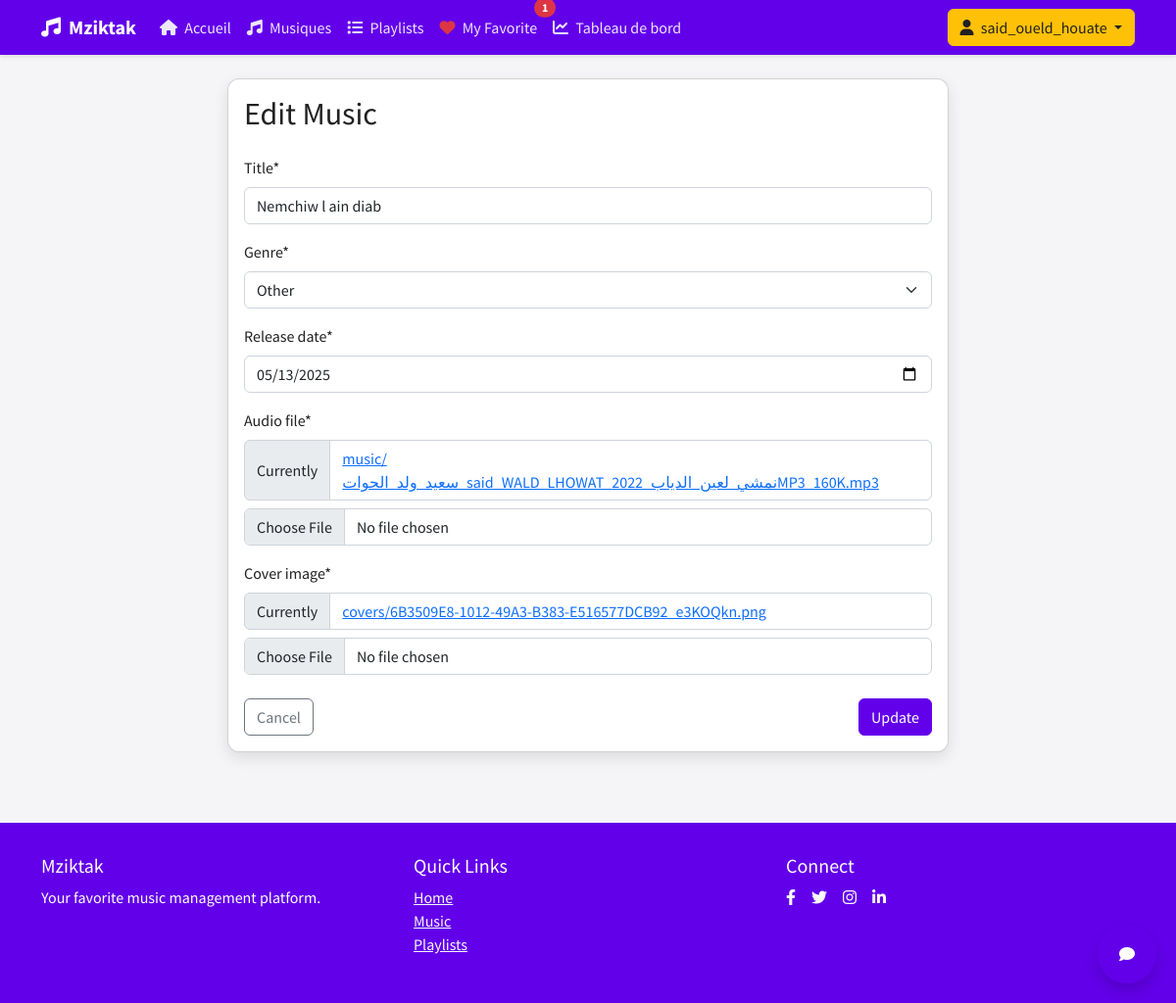
/music/edit/4/ (signed in), run on the app's committed database.
### users/models.py (models this page shows, shortened)
class CustomUser(AbstractUser):
    REGULAR_USER = 'regular'
    ARTIST = 'artist'
    ADMIN = 'admin'
    USER_TYPE_CHOICES = [
        (REGULAR_USER, 'Regular User'),
        (ARTIST, 'Artist'),
        (ADMIN, 'Administrator'),
    ]
    user_type = models.CharField(
        max_length=10,
        choices=USER_TYPE_CHOICES,
        default=REGULAR_USER
    )
    profile_image = models.ImageField(
        upload_to='profile_images/',
        default='profile_images/default.png'
    )
    def is_artist(self):
        return self.user_type == self.ARTIST
    def is_admin(self):
        return self.user_type == self.ADMIN

### music_app/models.py (models this page shows, shortened)
class Music(models.Model):
    GENRE_CHOICES = [
        ('pop', 'Pop'),
        ('rock', 'Rock'),
        ('jazz', 'Jazz'),
        ('classical', 'Classical'),
        ('hip_hop', 'Hip Hop'),
        ('electronic', 'Electronic'),
        ('country', 'Country'),
        ('r_and_b', 'R&B'),
        ('indie', 'Indie'),
        ('chaabi','chaabi'),
        ('other', 'Other'),
    ]
    title = models.CharField(max_length=100)
    artist = models.ForeignKey('users.Artist', on_delete=models.CASCADE, related_name='music')
    genre = models.CharField(max_length=20, choices=GENRE_CHOICES, default='other')
    duration = models.DurationField(null=True, blank=True)
    release_date = models.DateField()
    audio_file = models.FileField(upload_to='music/')
    cover_image = models.ImageField(upload_to='covers/', default='covers/default.jpg')
    created_at = models.DateTimeField(auto_now_add=True)
    class Meta:
        verbose_name_plural = 'Music'
        ordering = ['-release_date']

### music_app/views.py (the view)
# urls.py: path('music/edit/<int:pk>/', views.edit_music, name='edit_music'),
@login_required
def edit_music(request, pk):
    music = get_object_or_404(Music, pk=pk)
    if not (request.user.is_admin() or
           (request.user.is_artist() and music.artist.user == request.user)):
        return HttpResponseForbidden("You don't have permission to edit this music.")
    if request.method == 'POST':
        form = MusicUploadForm(request.POST, request.FILES, instance=music)
        if form.is_valid():
            form.save()
            messages.success(request, 'Music updated successfully!')
            return redirect('music_detail', pk=music.pk)
    else:
        form = MusicUploadForm(instance=music)
    return render(request, 'music_app/music_form.html', {
        'form': form,
        'title': 'Edit Music',
        'music': music
    })

### music_app/forms.py
class MusicUploadForm(forms.ModelForm):
    class Meta:
        model = Music
        fields = ['title', 'genre', 'release_date', 'audio_file', 'cover_image']
        widgets = {
            'release_date': forms.DateInput(attrs={'type': 'date'})
        }

### music_app/context_processors.py (called while the page is built)
def favorite_count(request):
    if request.user.is_authenticated:
        count = UserMusicPreference.objects.filter(
            user=request.user,
            favorite=True
        ).count()
        return {'favorite_count': count}
    return {'favorite_count': 0}

### templates/music_app/music_form.html (shortened to what this page needs)
{% extends 'base.html' %}
{% load crispy_forms_tags %}
{% block content %}
<div class="container">
    <div class="row">
        <div class="col-lg-8 mx-auto">
            <div class="card">
                <div class="card-body">
                    <h2 class="card-title mb-4">{{ title }}</h2>
                    <form method="post" enctype="multipart/form-data">
                        {{ form|crispy }}
                        <div class="d-flex justify-content-between mt-4">
                            <a href="{% url 'music_list' %}" class="btn btn-outline-secondary">Cancel</a>
                            <button type="submit" class="btn btn-primary">
                                {% if music %}Update{% else %}Upload{% endif %}
                            </button>
                        </div>
                    </form>
                </div>
            </div>
        </div>
    </div>
</div>
{% endblock %}

### templates/includes/navigation.html (shortened to what this page needs)
<nav class="navbar navbar-expand-lg navbar-dark">
    <div class="container">
        <a class="navbar-brand" href="{% url 'home' %}">
            <i class="fas fa-music me-2"></i>Mziktak
        </a>
        <div class="collapse navbar-collapse" id="navbarNav">
            <ul class="navbar-nav me-auto">
                <li class="nav-item">
                    <a class="nav-link" href="{% url 'home' %}">
                        <i class="fas fa-home me-1"></i> Accueil
                    </a>
                </li>
                <li class="nav-item">
                    <a class="nav-link" href="{% url 'music_list' %}">
                        <i class="fas fa-music me-1"></i> Musiques
                    </a>
                </li>
                <li class="nav-item">
                    <a class="nav-link" href="{% url 'playlist_list' %}">
                        <i class="fas fa-list me-1"></i> Playlists
                    </a>
                </li>
                <li class="nav-item">
                    <a class="nav-link position-relative" href="{% if user.is_authenticated %}{% url 'favorite_list' %}{% else %}{% url 'login' %}?next={% url 'favorite_list' %}{% endif %}">
                        <i class="fas fa-heart me-1 {% if user.is_authenticated %}text-danger{% endif %}"></i> My Favorite
                        {% if user.is_authenticated %}
                        <span class="position-absolute top-0 start-100 translate-middle badge rounded-pill bg-danger">
                            {{ favorite_count }}
                        </span>
                        {% endif %}
                    </a>
                </li>
                {% if user.is_authenticated %}
                <li class="nav-item">
                    <a class="nav-link" href="{% url 'dashboard' %}">
                        <i class="fas fa-chart-line me-1"></i> Tableau de bord
                    </a>
                </li>
                {% endif %}
            </ul>
            <div class="d-flex">
                {% if user.is_authenticated %}
                    <div class="dropdown">
                        <button class="btn btn-accent dropdown-toggle" type="button" id="userDropdown" data-bs-toggle="dropdown" aria-expanded="false">
                            <i class="fas fa-user me-1"></i> {{ user.username }}
                        </button>
                    </div>
                {% endif %}
            </div>
        </div>
    </div>
</nav>

### templates/base.html (style rules this page uses)
:root { --primary: #6200EA; --primary-light: #9d46ff; --primary-dark: #0a00b6; --accent: #FFC107; --text-on-primary: #ffffff; --text-primary: #212121; --text-secondary: #757575; --success: #4CAF50; --warning: #FF9800; --error: #F44336; --background: #f5f5f7; }
body { font-family: 'Source Sans Pro', sans-serif; background-color: var(--background); color: var(--text-primary); min-height: 100vh; display: flex; flex-direction: column; }
.navbar { background-color: var(--primary); box-shadow: 0 2px 4px rgba(0,0,0,0.1); }
.navbar-brand { font-weight: 700; color: var(--text-on-primary) !important; }
.navbar-dark .navbar-nav .nav-link { color: rgba(255,255,255,0.9); transition: all 0.3s ease; }
.btn-primary { background-color: var(--primary); border-color: var(--primary); }
.btn-accent { background-color: var(--accent); border-color: var(--accent); color: var(--text-primary); }
.card { border-radius: 12px; overflow: hidden; box-shadow: 0 6px 15px rgba(0,0,0,0.1); transition: transform 0.3s ease, box-shadow 0.3s ease; }
.slide-up { animation: slideUp 0.5s ease-out; }

### data on the page
CustomUser: username "said_oueld_houate"
Music: title "Nemchiw l ain diab", genre "Other", release_date "05/13/2025"

### other printed values
{{ favorite_count }} "1"
{{ title }} "Edit Music"
